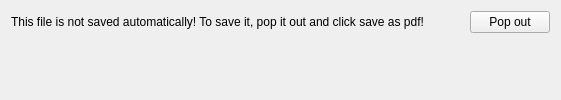
            <widget class="QWidget" name="tab_9">
             <attribute name="title">
              <string>Summary</string>
             </attribute>
             <layout class="QGridLayout" name="gridLayout_22">
              <item row="0" column="0">
               <layout class="QVBoxLayout" name="verticalLayout_11">
                <item>
                 <layout class="QHBoxLayout" name="horizontalLayout_2">
                  <item>
                   <widget class="QLabel" name="label_19">
                    <property name="text">
                     <string>This file is not saved automatically! To save it, pop it out and click save as pdf!</string>
                    </property>
                   </widget>
                  </item>
                  <item>
                   <spacer name="horizontalSpacer_14">
                    <property name="orientation">
                     <enum>Qt::Horizontal</enum>
                    </property>
                    <property name="sizeHint" stdset="0">
                     <size>
                      <width>40</width>
                      <height>20</height>
                     </size>
                    </property>
                   </spacer>
                  </item>
                  <item>
                   <widget class="QPushButton" name="pushButton_popoutPreview">
                    <property name="text">
                     <string>Pop out</string>
                    </property>
                   </widget>
                  </item>
                 </layout>
                </item>
                <item>
                 <layout class="QVBoxLayout" name="verticalLayout_12">
                  <item>
                   <widget class="QWidget" name="widget_SummaryReport" native="true"/>
                  </item>
                 </layout>
                </item>
               </layout>
              </item>
             </layout>
            </widget>
